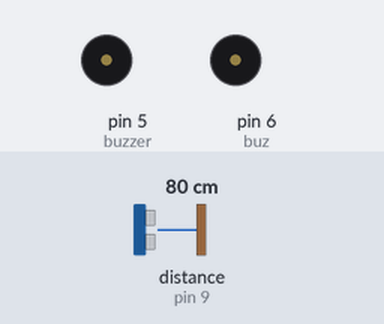
The sketch below on a simulated Arduino Mega 2560, built with avr-gcc and run on an emulated ATmega2560. Shown: buzzer (waves = sounding, pin HIGH). Wiring (inferred from the names in the program): ultrasonic range finder: trigger pin 8; echo pin 9. Inputs (shaded band) come from the test bench; at power-on: distance to the obstacle (sensor on pin 9) 80 cm. The echo pulse lasts 58.3 µs per cm; WiFi joins after 1.5 s; servers stay silent unless stated; pins used as bus, display or sensor lines are not drawn.

Above: at 3.0 s.
3.1 s: distance to the obstacle (sensor on pin 9) set to 38 cm
4.6 s: distance to the obstacle (sensor on pin 9) set to 31 cm
At 5.3 s:
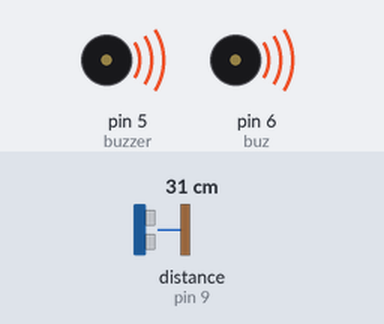
6.1 s: distance to the obstacle (sensor on pin 9) set to 60 cm
At 6.5 s:
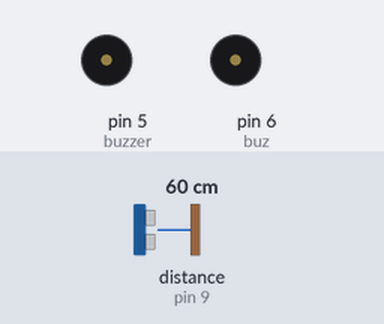
7.6 s: distance to the obstacle (sensor on pin 9) set to 2 cm
At 8.7 s:
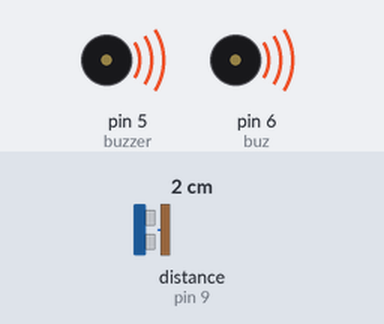
Timing chart, 0 to 10.1 s (numbered marks = the images above; inputs shaded):
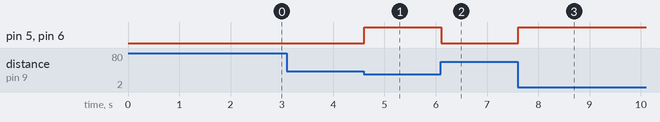

Measured:
- the behaviour switches between 36 and 35 cm on distance to the obstacle (sensor on pin 9) (found by bisection; images 0 and 1)
- after the input at 3.1 s, every drawn part: stays the same
- after the input at 4.6 s, pin 5 (buzzer), pin 6 (buz): LOW → HIGH at once
- after the input at 6.1 s, pin 5 (buzzer), pin 6 (buz): HIGH → LOW at once
- after the input at 7.6 s, pin 5 (buzzer), pin 6 (buz): LOW → HIGH at once

The sketch:

smart_glass_blynk.ino
```cpp
/* Comment this out to disable prints and save space */
#define BLYNK_PRINT DebugSerial

/* Fill-in your Template ID (only if using Blynk.Cloud) */
#define BLYNK_TEMPLATE_ID "TMPL3N-H3Xw1K"
#define BLYNK_TEMPLATE_NAME "smart glass"
#define BLYNK_AUTH_TOKEN "riuQ69C5GQvGNFbC_XB4EGHC9Lh57FJQ"


// You could use a spare Hardware Serial on boards that have it (like Mega)
#include <SoftwareSerial.h>
SoftwareSerial DebugSerial(2, 3); // RX, TX

#include <BlynkSimpleStream.h>

// You should get Auth Token in the Blynk App.
// Go to the Project Settings (nut icon).
char auth[] = BLYNK_AUTH_TOKEN;

const int trig_Pin_G = 8;//glass
const int echo_Pin_G = 9;
long duration_G;
int distance_G;
int buzzer = 5;
int buz =6;
void setup()
{
  // Debug console
  DebugSerial.begin(9600);
   pinMode(buzzer, OUTPUT);
   pinMode(buz, OUTPUT);
    pinMode(trig_Pin_G, OUTPUT); // Sets the trigPin as an Output
    pinMode(echo_Pin_G, INPUT); // Sets the echoPin as an Input
  // Blynk will work through Serial
  // Do not read or write this serial manually in your sketch
  Serial.begin(9600);
  Blynk.begin(Serial, auth);
}

void loop()
{
  Blynk.run();
  glass();
}

void glass(){
    digitalWrite(trig_Pin_G, LOW);
    delayMicroseconds(2);
    // Sets the trigPin on HIGH state for 10 micro seconds
    digitalWrite(trig_Pin_G, HIGH);
    delayMicroseconds(10);
    digitalWrite(trig_Pin_G, LOW);
    // Reads the echoPin, returns the sound wave travel time in microseconds
    duration_G = pulseIn(echo_Pin_G, HIGH);
    // Calculating the distance
    distance_G= duration_G*0.034/2;
    Blynk.virtualWrite(V11,distance_G);
    if (distance_G < 35){
      digitalWrite(buzzer,HIGH);
      digitalWrite(buz,HIGH);
      Blynk.virtualWrite(V7,"Glass_ALERT!!");
      //Blynk.logEvent("test");
    }
    else{
      digitalWrite(buzzer,LOW);
      digitalWrite(buz,LOW);

      Blynk.virtualWrite(V7,"!!!!!!!");
    }
}
```
